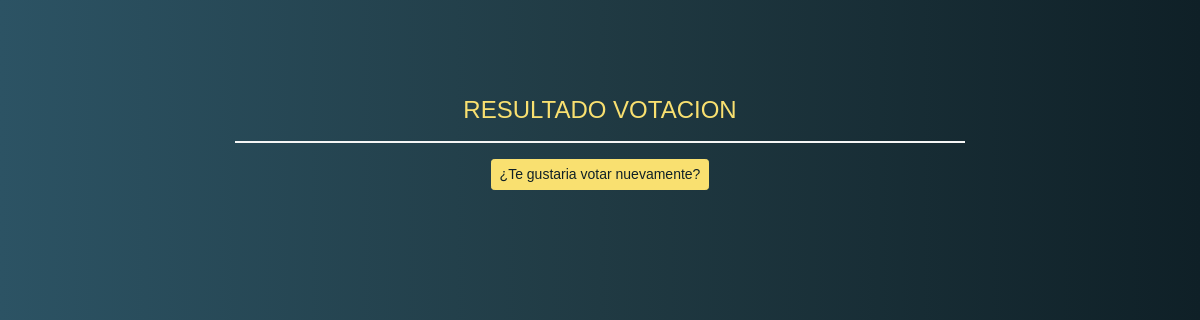
The app's page /polls/results, older data.
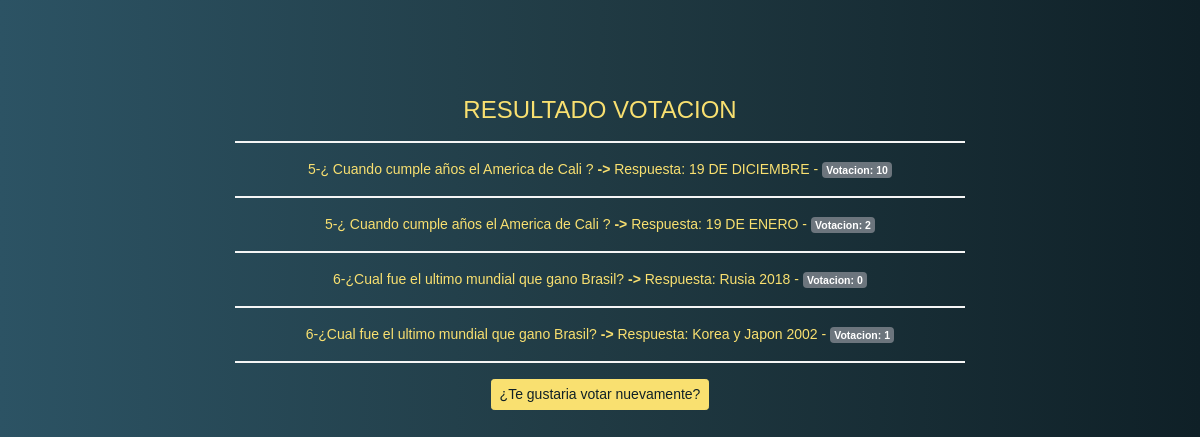
The same page, newer data.
### polls/models.py (models this page shows, shortened)
class Choice(models.Model):
    question = models.ForeignKey(Question, on_delete=models.CASCADE)
    choices_text = models.CharField(max_length=200)
    votes = models.IntegerField(default=0)

class Question(models.Model):
    question_text = models.CharField(
        max_length=200,
        help_text="Ingresa la pregunta")
    pub_date = models.DateTimeField(auto_now=False, auto_now_add=True)
    def __str__(self):
        return "{}-{}".format(self.id, self.question_text)

### polls/views.py (the view)
# urls.py: path("results", views.results, name="results"),
def results(request):
    choice = Choice.objects.all()
    return render(request, "polls/results.html", {
        "data": choice
    })

### polls/templates/polls/results.html (shortened to what this page needs)
<!DOCTYPE html>
<html lang="en">
    {% load static %}
    <head>
        <link rel="stylesheet"
              href="https://cdn.jsdelivr.net/npm/bootstrap@4.6.2/dist/css/bootstrap.min.css"
>
        <link rel="stylesheet" href=" {% static 'styles.css' %}">
    </head>
    <body>
        <div class="container">
            <div class="row mt-5 justify-content-center">
                <div class="col col-md-8 mt-5 text-center">
                    <h4 class = "text-uppercase">Resultado Votacion</h4>
                    <hr>
                    {% for datos in data  %}
                        <small class = "form-text">{{ datos.question }} <strong>-></strong> Respuesta: {{ datos.choices_text }} - <span class="badge badge-secondary">Votacion: {{ datos.votes }}</span></small>
                        <hr>
                    {% endfor %}
                    <a class="btn btn-primary btn-sm " href="{% url 'polls:index'%}">¿Te gustaria votar nuevamente?</a>
                </div>
            </div>
        </div>
    </body>
</html>

### polls/static/styles.css (style rules this page uses)
body { color: #f9e070; background: #0F2027; background: linear-gradient(to right, #2C5364, #203A43, #0F2027); font-family: Aldrich, sans-serif; }
.btn.btn-primary.btn-sm { background-color: #f9e070; color: #0f2027; border-color: #f9e070; }
hr { border-top: 2px solid whitesmoke; }

Row changes from the older to the newer data that the page shows:
added Choice: question "5-¿ Cuando cumple años el America de Cali ?", choices_text "19 DE DICIEMBRE", votes "10"
added Choice: question "5-¿ Cuando cumple años el America de Cali ?", choices_text "19 DE ENERO", votes "2"
added Choice: question "6-¿Cual fue el ultimo mundial que gano Brasil?", choices_text "Rusia 2018", votes "0"
added Choice: question "6-¿Cual fue el ultimo mundial que gano Brasil?", choices_text "Korea y Japon 2002", votes "1"
